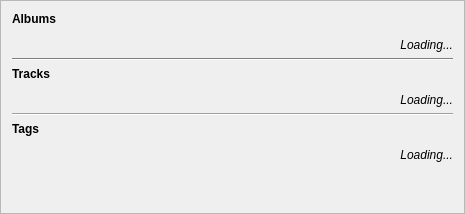
           <widget class="QFrame" name="frame_3">
            <property name="minimumSize">
             <size>
              <width>465</width>
              <height>0</height>
             </size>
            </property>
            <property name="maximumSize">
             <size>
              <width>465</width>
              <height>16777215</height>
             </size>
            </property>
            <property name="frameShape">
             <enum>QFrame::StyledPanel</enum>
            </property>
            <property name="frameShadow">
             <enum>QFrame::Raised</enum>
            </property>
            <layout class="QVBoxLayout" name="verticalLayout">
             <item>
              <widget class="QLabel" name="label_5">
               <property name="sizePolicy">
                <sizepolicy hsizetype="Preferred" vsizetype="Maximum">
                 <horstretch>0</horstretch>
                 <verstretch>0</verstretch>
                </sizepolicy>
               </property>
               <property name="text">
                <string>&lt;B&gt;Albums&lt;/B&gt;</string>
               </property>
              </widget>
             </item>
             <item>
              <widget class="HGrowingWidget" name="widget_albums" native="true">
               <property name="sizePolicy">
                <sizepolicy hsizetype="Preferred" vsizetype="Maximum">
                 <horstretch>0</horstretch>
                 <verstretch>0</verstretch>
                </sizepolicy>
               </property>
              </widget>
             </item>
             <item>
              <widget class="QLabel" name="label_moreAlbums">
               <property name="sizePolicy">
                <sizepolicy hsizetype="Preferred" vsizetype="Maximum">
                 <horstretch>0</horstretch>
                 <verstretch>0</verstretch>
                </sizepolicy>
               </property>
               <property name="text">
                <string>&lt;p align=&quot;right&quot;&gt;&lt;I&gt;Loading...</string>
               </property>
              </widget>
             </item>
             <item>
              <widget class="Line" name="line">
               <property name="palette">
                <palette>
                 <active>
                  <colorrole role="WindowText">
                   <brush brushstyle="SolidPattern">
                    <color alpha="255">
                     <red>0</red>
                     <green>0</green>
                     <blue>0</blue>
                    </color>
                   </brush>
                  </colorrole>
                  <colorrole role="Button">
                   <brush brushstyle="SolidPattern">
                    <color alpha="255">
                     <red>255</red>
                     <green>255</green>
                     <blue>255</blue>
                    </color>
                   </brush>
                  </colorrole>
                  <colorrole role="Light">
                   <brush brushstyle="SolidPattern">
                    <color alpha="255">
                     <red>255</red>
                     <green>255</green>
                     <blue>255</blue>
                    </color>
                   </brush>
                  </colorrole>
                  <colorrole role="Midlight">
                   <brush brushstyle="SolidPattern">
                    <color alpha="255">
                     <red>255</red>
                     <green>255</green>
                     <blue>255</blue>
                    </color>
                   </brush>
                  </colorrole>
                  <colorrole role="Dark">
                   <brush brushstyle="SolidPattern">
                    <color alpha="255">
                     <red>127</red>
                     <green>127</green>
                     <blue>127</blue>
                    </color>
                   </brush>
                  </colorrole>
                  <colorrole role="Mid">
                   <brush brushstyle="SolidPattern">
                    <color alpha="255">
                     <red>170</red>
                     <green>170</green>
                     <blue>170</blue>
                    </color>
                   </brush>
                  </colorrole>
                  <colorrole role="Text">
                   <brush brushstyle="SolidPattern">
                    <color alpha="255">
                     <red>0</red>
                     <green>0</green>
                     <blue>0</blue>
                    </color>
                   </brush>
                  </colorrole>
                  <colorrole role="BrightText">
                   <brush brushstyle="SolidPattern">
                    <color alpha="255">
                     <red>255</red>
                     <green>255</green>
                     <blue>255</blue>
                    </color>
                   </brush>
                  </colorrole>
                  <colorrole role="ButtonText">
                   <brush brushstyle="SolidPattern">
                    <color alpha="255">
                     <red>0</red>
                     <green>0</green>
                     <blue>0</blue>
                    </color>
                   </brush>
                  </colorrole>
                  <colorrole role="Base">
                   <brush brushstyle="SolidPattern">
                    <color alpha="255">
                     <red>255</red>
                     <green>255</green>
                     <blue>255</blue>
                    </color>
                   </brush>
                  </colorrole>
                  <colorrole role="Window">
                   <brush brushstyle="SolidPattern">
                    <color alpha="255">
                     <red>255</red>
                     <green>255</green>
                     <blue>255</blue>
                    </color>
                   </brush>
                  </colorrole>
                  <colorrole role="Shadow">
                   <brush brushstyle="SolidPattern">
                    <color alpha="255">
                     <red>0</red>
                     <green>0</green>
                     <blue>0</blue>
                    </color>
                   </brush>
                  </colorrole>
                  <colorrole role="AlternateBase">
                   <brush brushstyle="SolidPattern">
                    <color alpha="255">
                     <red>255</red>
                     <green>255</green>
                     <blue>255</blue>
                    </color>
                   </brush>
                  </colorrole>
                  <colorrole role="ToolTipBase">
                   <brush brushstyle="SolidPattern">
                    <color alpha="255">
                     <red>255</red>
                     <green>255</green>
                     <blue>220</blue>
                    </color>
                   </brush>
                  </colorrole>
                  <colorrole role="ToolTipText">
                   <brush brushstyle="SolidPattern">
                    <color alpha="255">
                     <red>0</red>
                     <green>0</green>
                     <blue>0</blue>
                    </color>
                   </brush>
                  </colorrole>
                 </active>
                 <inactive>
                  <colorrole role="WindowText">
                   <brush brushstyle="SolidPattern">
                    <color alpha="255">
                     <red>0</red>
                     <green>0</green>
                     <blue>0</blue>
                    </color>
                   </brush>
                  </colorrole>
                  <colorrole role="Button">
                   <brush brushstyle="SolidPattern">
                    <color alpha="255">
                     <red>255</red>
                     <green>255</green>
                     <blue>255</blue>
                    </color>
                   </brush>
                  </colorrole>
                  <colorrole role="Light">
                   <brush brushstyle="SolidPattern">
                    <color alpha="255">
                     <red>255</red>
                     <green>255</green>
                     <blue>255</blue>
                    </color>
                   </brush>
                  </colorrole>
                  <colorrole role="Midlight">
                   <brush brushstyle="SolidPattern">
                    <color alpha="255">
                     <red>255</red>
                     <green>255</green>
                     <blue>255</blue>
                    </color>
                   </brush>
                  </colorrole>
                  <colorrole role="Dark">
                   <brush brushstyle="SolidPattern">
                    <color alpha="255">
                     <red>127</red>
                     <green>127</green>
                     <blue>127</blue>
                    </color>
                   </brush>
                  </colorrole>
                  <colorrole role="Mid">
                   <brush brushstyle="SolidPattern">
                    <color alpha="255">
                     <red>170</red>
                     <green>170</green>
                     <blue>170</blue>
                    </color>
                   </brush>
                  </colorrole>
                  <colorrole role="Text">
                   <brush brushstyle="SolidPattern">
                    <color alpha="255">
                     <red>0</red>
                     <green>0</green>
                     <blue>0</blue>
                    </color>
                   </brush>
                  </colorrole>
                  <colorrole role="BrightText">
                   <brush brushstyle="SolidPattern">
                    <color alpha="255">
                     <red>255</red>
                     <green>255</green>
                     <blue>255</blue>
                    </color>
                   </brush>
                  </colorrole>
                  <colorrole role="ButtonText">
                   <brush brushstyle="SolidPattern">
                    <color alpha="255">
                     <red>0</red>
                     <green>0</green>
                     <blue>0</blue>
                    </color>
                   </brush>
                  </colorrole>
                  <colorrole role="Base">
                   <brush brushstyle="SolidPattern">
                    <color alpha="255">
                     <red>255</red>
                     <green>255</green>
                     <blue>255</blue>
                    </color>
                   </brush>
                  </colorrole>
                  <colorrole role="Window">
                   <brush brushstyle="SolidPattern">
                    <color alpha="255">
                     <red>255</red>
                     <green>255</green>
                     <blue>255</blue>
                    </color>
                   </brush>
                  </colorrole>
                  <colorrole role="Shadow">
                   <brush brushstyle="SolidPattern">
                    <color alpha="255">
                     <red>0</red>
                     <green>0</green>
                     <blue>0</blue>
                    </color>
                   </brush>
                  </colorrole>
                  <colorrole role="AlternateBase">
                   <brush brushstyle="SolidPattern">
                    <color alpha="255">
                     <red>255</red>
                     <green>255</green>
                     <blue>255</blue>
                    </color>
                   </brush>
                  </colorrole>
                  <colorrole role="ToolTipBase">
                   <brush brushstyle="SolidPattern">
                    <color alpha="255">
                     <red>255</red>
                     <green>255</green>
                     <blue>220</blue>
                    </color>
                   </brush>
                  </colorrole>
                  <colorrole role="ToolTipText">
                   <brush brushstyle="SolidPattern">
                    <color alpha="255">
                     <red>0</red>
                     <green>0</green>
                     <blue>0</blue>
                    </color>
                   </brush>
                  </colorrole>
                 </inactive>
                 <disabled>
                  <colorrole role="WindowText">
                   <brush brushstyle="SolidPattern">
                    <color alpha="255">
                     <red>127</red>
                     <green>127</green>
                     <blue>127</blue>
                    </color>
                   </brush>
                  </colorrole>
                  <colorrole role="Button">
                   <brush brushstyle="SolidPattern">
                    <color alpha="255">
                     <red>255</red>
                     <green>255</green>
                     <blue>255</blue>
                    </color>
                   </brush>
                  </colorrole>
                  <colorrole role="Light">
                   <brush brushstyle="SolidPattern">
                    <color alpha="255">
                     <red>255</red>
                     <green>255</green>
                     <blue>255</blue>
                    </color>
                   </brush>
                  </colorrole>
                  <colorrole role="Midlight">
                   <brush brushstyle="SolidPattern">
                    <color alpha="255">
                     <red>255</red>
                     <green>255</green>
                     <blue>255</blue>
                    </color>
                   </brush>
                  </colorrole>
                  <colorrole role="Dark">
                   <brush brushstyle="SolidPattern">
                    <color alpha="255">
                     <red>127</red>
                     <green>127</green>
                     <blue>127</blue>
                    </color>
                   </brush>
                  </colorrole>
                  <colorrole role="Mid">
                   <brush brushstyle="SolidPattern">
                    <color alpha="255">
                     <red>170</red>
                     <green>170</green>
                     <blue>170</blue>
                    </color>
                   </brush>
                  </colorrole>
                  <colorrole role="Text">
                   <brush brushstyle="SolidPattern">
                    <color alpha="255">
                     <red>127</red>
                     <green>127</green>
                     <blue>127</blue>
                    </color>
                   </brush>
                  </colorrole>
                  <colorrole role="BrightText">
                   <brush brushstyle="SolidPattern">
                    <color alpha="255">
                     <red>255</red>
                     <green>255</green>
                     <blue>255</blue>
                    </color>
                   </brush>
                  </colorrole>
                  <colorrole role="ButtonText">
                   <brush brushstyle="SolidPattern">
                    <color alpha="255">
                     <red>127</red>
                     <green>127</green>
                     <blue>127</blue>
                    </color>
                   </brush>
                  </colorrole>
                  <colorrole role="Base">
                   <brush brushstyle="SolidPattern">
                    <color alpha="255">
                     <red>255</red>
                     <green>255</green>
                     <blue>255</blue>
                    </color>
                   </brush>
                  </colorrole>
                  <colorrole role="Window">
                   <brush brushstyle="SolidPattern">
                    <color alpha="255">
                     <red>255</red>
                     <green>255</green>
                     <blue>255</blue>
                    </color>
                   </brush>
                  </colorrole>
                  <colorrole role="Shadow">
                   <brush brushstyle="SolidPattern">
                    <color alpha="255">
                     <red>0</red>
                     <green>0</green>
                     <blue>0</blue>
                    </color>
                   </brush>
                  </colorrole>
                  <colorrole role="AlternateBase">
                   <brush brushstyle="SolidPattern">
                    <color alpha="255">
                     <red>255</red>
                     <green>255</green>
                     <blue>255</blue>
                    </color>
                   </brush>
                  </colorrole>
                  <colorrole role="ToolTipBase">
                   <brush brushstyle="SolidPattern">
                    <color alpha="255">
                     <red>255</red>
                     <green>255</green>
                     <blue>220</blue>
                    </color>
                   </brush>
                  </colorrole>
                  <colorrole role="ToolTipText">
                   <brush brushstyle="SolidPattern">
                    <color alpha="255">
                     <red>0</red>
                     <green>0</green>
                     <blue>0</blue>
                    </color>
                   </brush>
                  </colorrole>
                 </disabled>
                </palette>
               </property>
               <property name="orientation">
                <enum>Qt::Horizontal</enum>
               </property>
              </widget>
             </item>
             <item>
              <widget class="QLabel" name="label_7">
               <property name="sizePolicy">
                <sizepolicy hsizetype="Maximum" vsizetype="Maximum">
                 <horstretch>0</horstretch>
                 <verstretch>0</verstretch>
                </sizepolicy>
               </property>
               <property name="text">
                <string>&lt;B&gt;Tracks</string>
               </property>
              </widget>
             </item>
             <item>
              <widget class="HGrowingWidget" name="widget_tracks" native="true">
               <property name="sizePolicy">
                <sizepolicy hsizetype="Preferred" vsizetype="Maximum">
                 <horstretch>0</horstretch>
                 <verstretch>0</verstretch>
                </sizepolicy>
               </property>
              </widget>
             </item>
             <item>
              <widget class="QLabel" name="label_moreTracks">
               <property name="text">
                <string>&lt;p align=&quot;right&quot;&gt;&lt;I&gt;Loading...</string>
               </property>
              </widget>
             </item>
             <item>
              <widget class="Line" name="line_2">
               <property name="orientation">
                <enum>Qt::Horizontal</enum>
               </property>
              </widget>
             </item>
             <item>
              <widget class="QLabel" name="label_3">
               <property name="text">
                <string>&lt;B&gt;Tags&lt;/B&gt;</string>
               </property>
              </widget>
             </item>
             <item>
              <widget class="HGrowingWidget" name="widget_tags" native="true">
               <property name="sizePolicy">
                <sizepolicy hsizetype="Preferred" vsizetype="Maximum">
                 <horstretch>0</horstretch>
                 <verstretch>0</verstretch>
                </sizepolicy>
               </property>
              </widget>
             </item>
             <item>
              <widget class="QLabel" name="label_moreTags">
               <property name="text">
                <string>&lt;p align=&quot;right&quot;&gt;&lt;I&gt;Loading...</string>
               </property>
              </widget>
             </item>
             <item>
              <spacer name="verticalSpacer">
               <property name="orientation">
                <enum>Qt::Vertical</enum>
               </property>
               <property name="sizeHint" stdset="0">
                <size>
                 <width>20</width>
                 <height>40</height>
                </size>
               </property>
              </spacer>
             </item>
            </layout>
           </widget>
